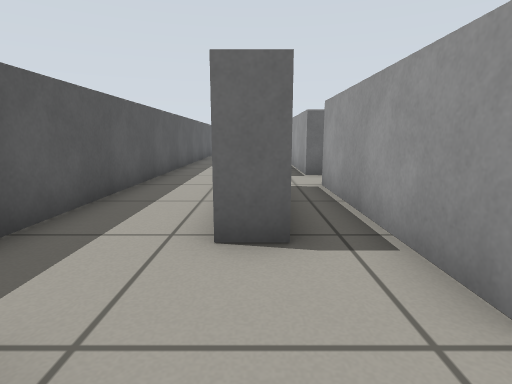
[1] (above)

24 first-person views from a walk through a world built for the Gazebo simulator. The camera is 0.57 m above the floor, tilts 10° down and sees 80° across. The floor is counted in squares, 0.5 m on a side. Each view is taken from the middle of a square. On the plan, view 1 faces up. The plan holds only what a view shows up to about 13 squares ahead; the rest is blank.

[2]
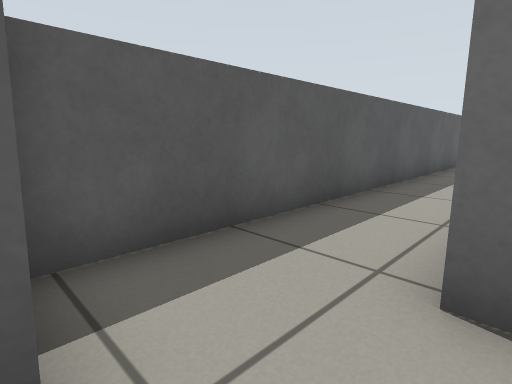

[3]
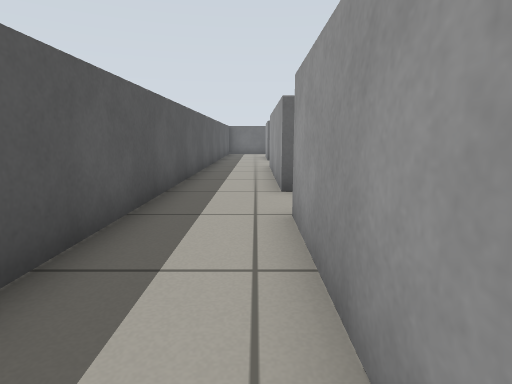

[4]
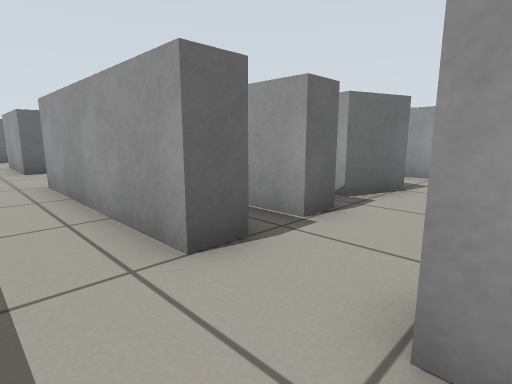

[5]
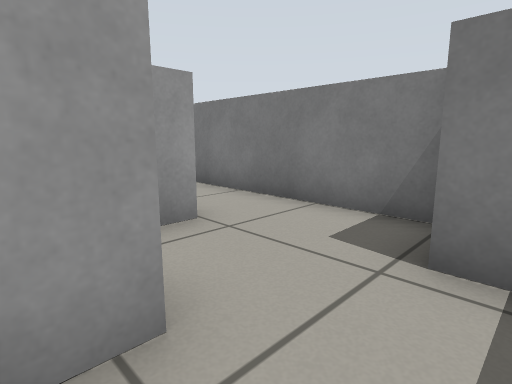

[6]
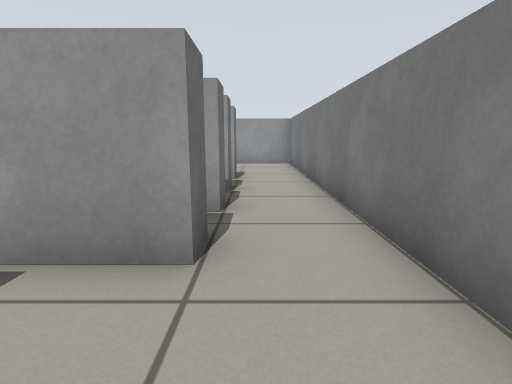

[7]
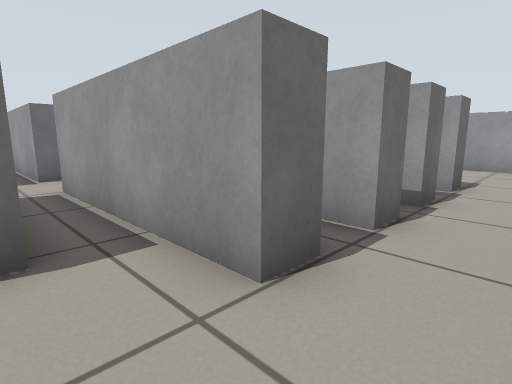

[8]
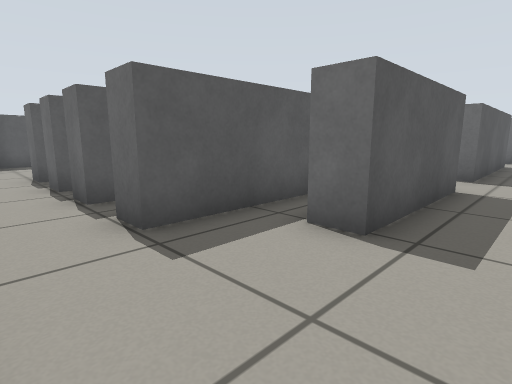

[9]
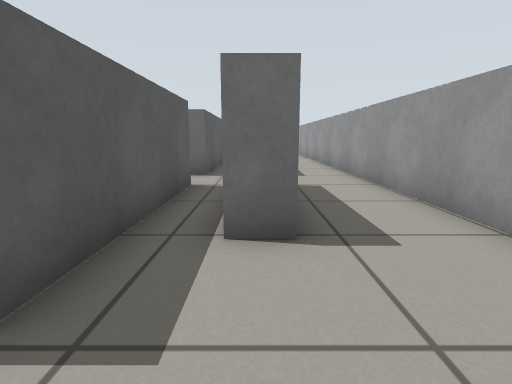

[10]
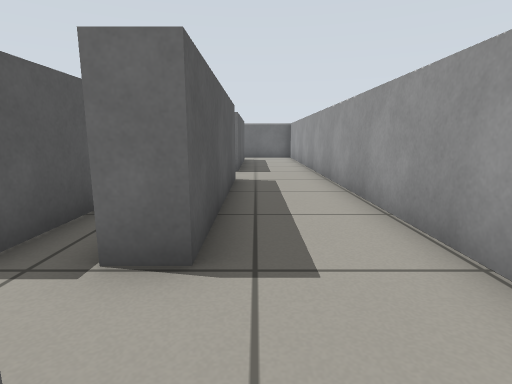

[11]
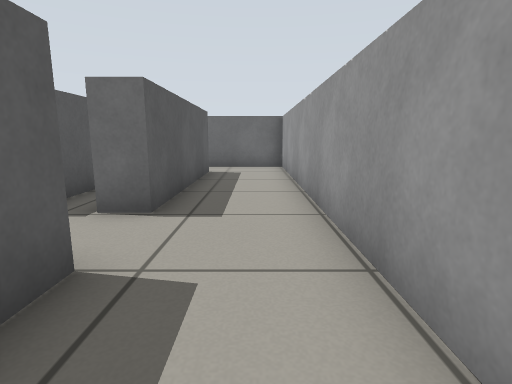

[12]
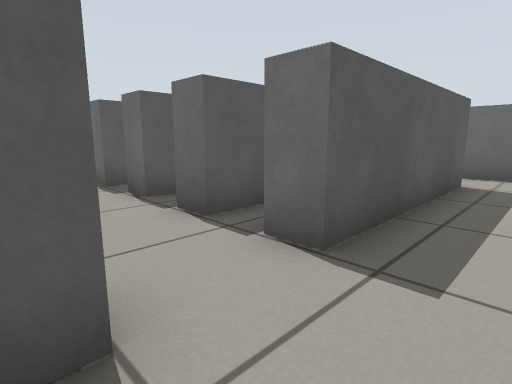

[13]
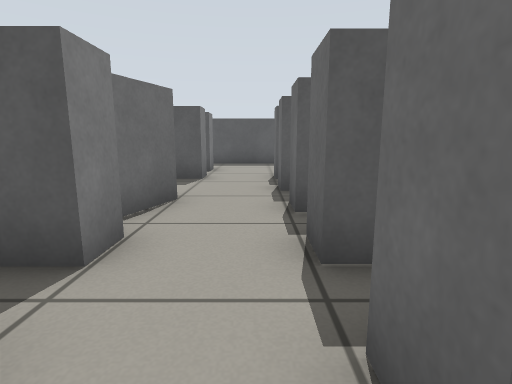

[14]
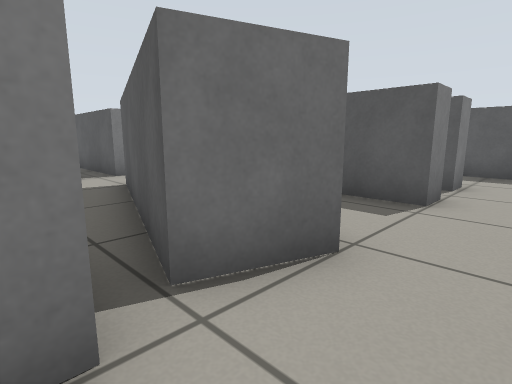

[15]
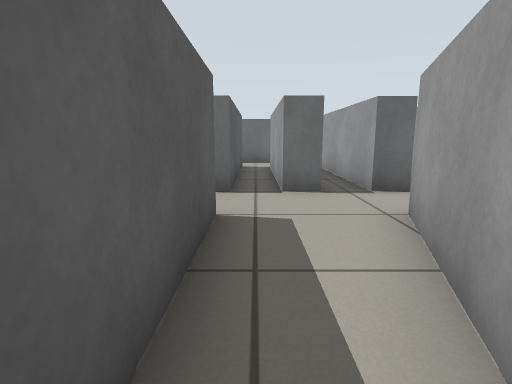

[16]
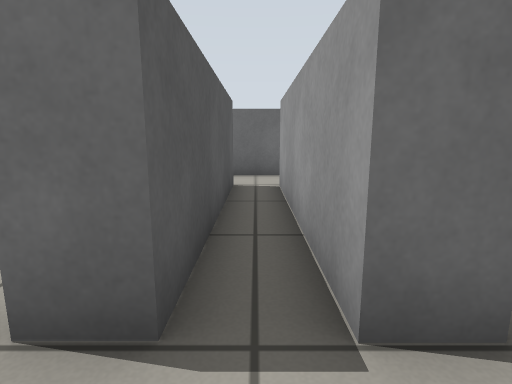

[17]
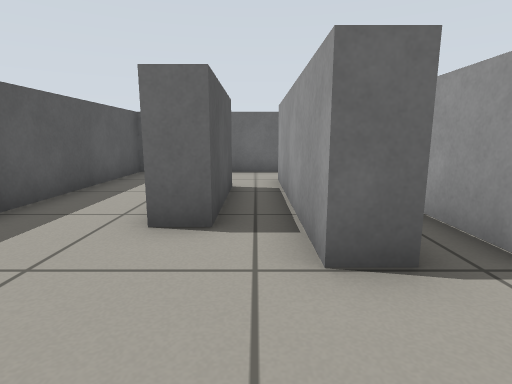

[18]
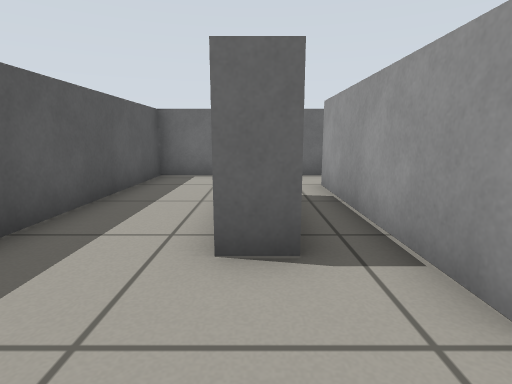

[19]
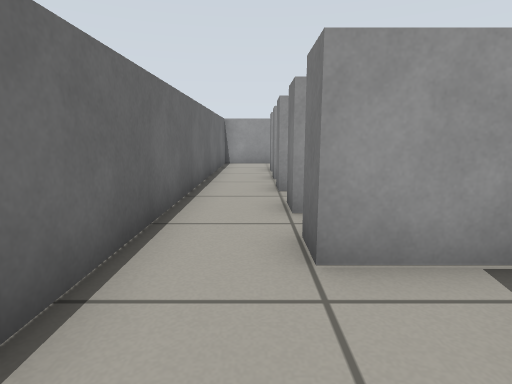

[20]
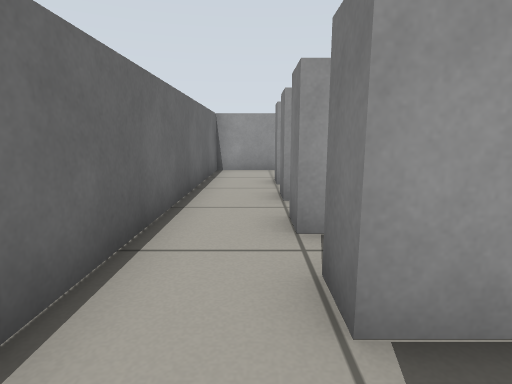

[21]
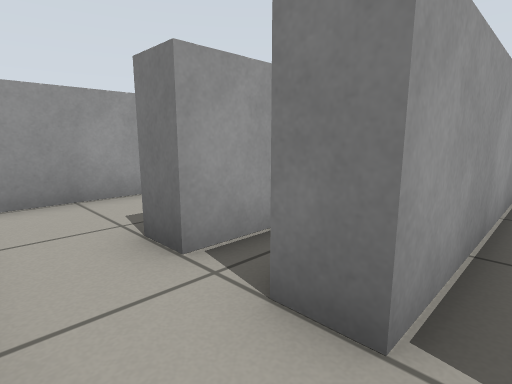

[22]
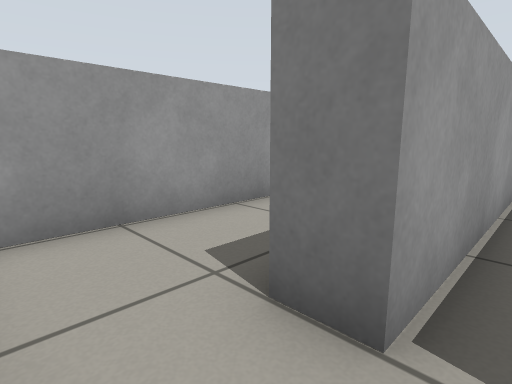

[23]
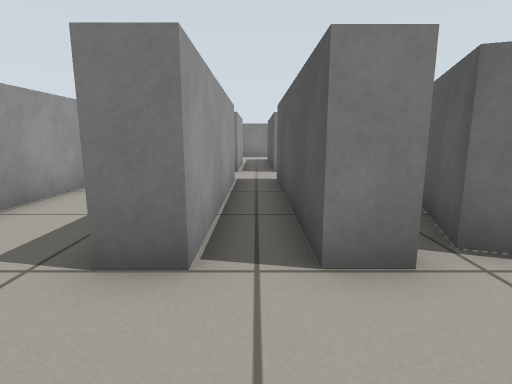

[24]
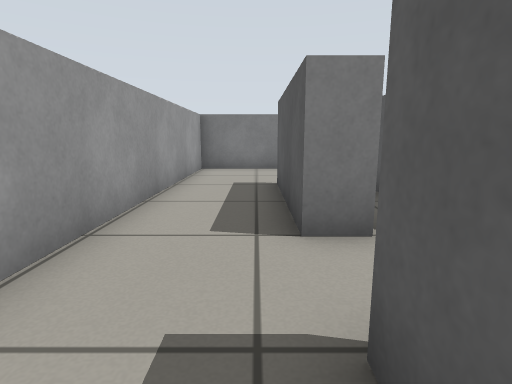

### Floor plan
Key: @ floor where view 1 was taken; # wall or solid block; . floor; B grey box.
Columns run from 3 left of view 1 to 13 right of it. Each row starts with its distance up from view 1.
 26 #################
 25 #...............#
 24 #...............#
 23 #....#.#.#.#.#..#
 22 #..#.#.#.#.#.#..#
 21 #..#.#.#.#.#.#..#
 20 #..#.#.#.#.#.#..#
 19  ..#.#.#.#.#.#..#
 18  ....#.#.#.#.#..#
 17  ...............#
 16 #...............#
 15 #..#.#..BBB#.#..#
 14 #..# #..BB.#.#..#
 13 #..# #..BB.#.#..#
 12 #..#.#.B B.#.#..#
 11 #..#.#. B..#.#..#
 10 #..#.#.BB..#.#..#
  9 #...............#
  8 #......... .....#
  7 #..#.# #.  #.#..#
  6 #..#.# #.  #.#..#
  5 #..#.# #.  #.#..#
  4 #..#.# #   #.#..#
  3 #....# #   #....#
  2 #....#.#.#.#....#
  1 #B..............#
  0 BB.@............#
 -1   ###############

Positions as (right, up) in squares from view 1, and headings:
1: (0, 0), facing up
2: (0, 1), facing up-left
3: (-1, 3), facing up
4: (-2, 7), facing up-right
5: (-2, 4), facing down-right
6: (-1, 1), facing right
7: (0, 0), facing up-right
8: (12, 0), facing up-left
9: (10, 0), facing up
10: (11, 7), facing up
11: (12, 13), facing up
12: (12, 15), facing up-left
13: (11, 17), facing left
14: (8, 17), facing down-left
15: (3, 11), facing up
16: (3, 16), facing up
17: (1, 15), facing up
18: (0, 16), facing up
19: (-1, 24), facing right
20: (2, 24), facing right
21: (7, 25), facing down-right
22: (9, 25), facing down-right
23: (9, 18), facing down
24: (11, 11), facing down
